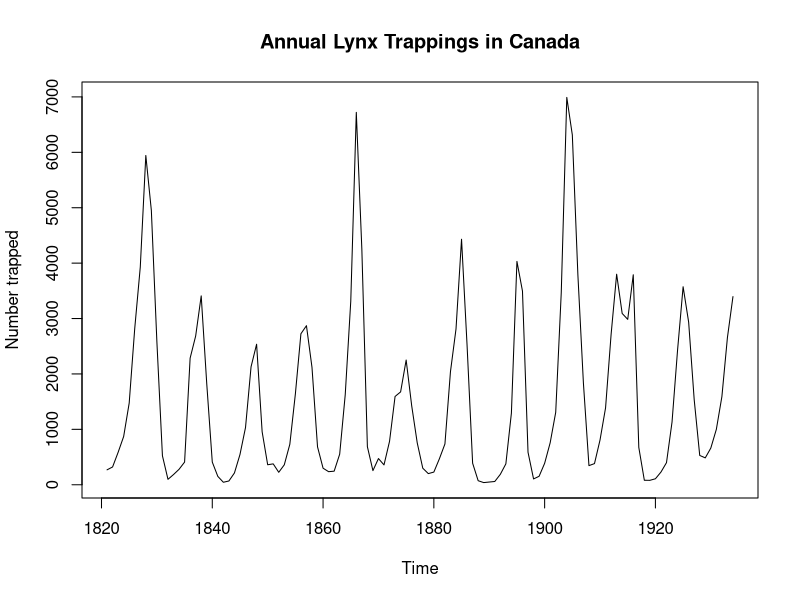
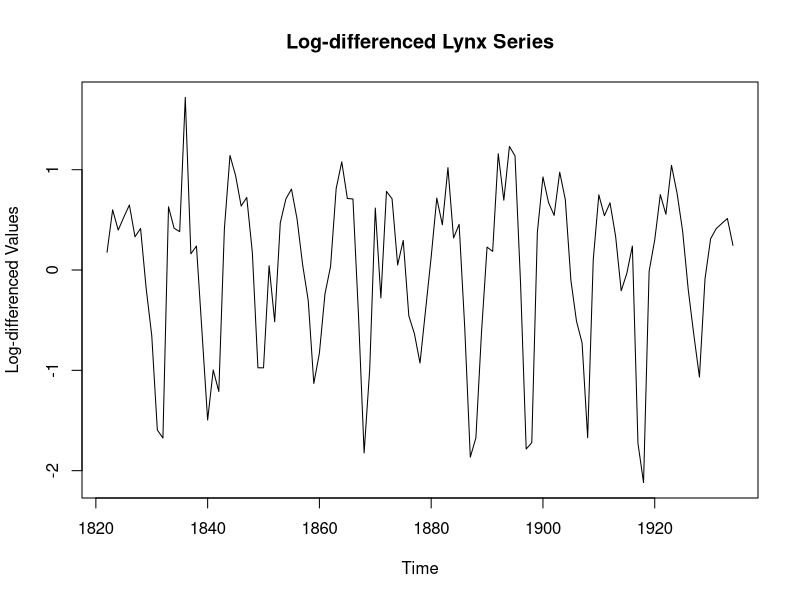
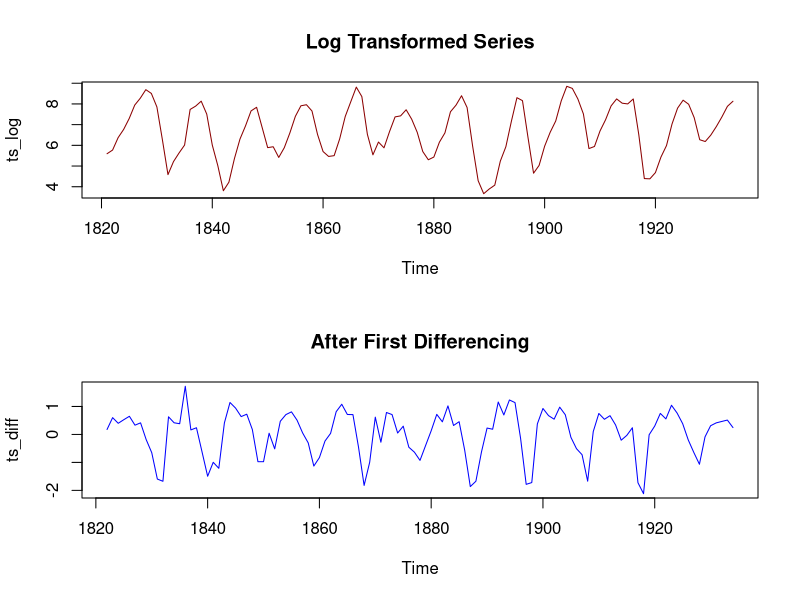
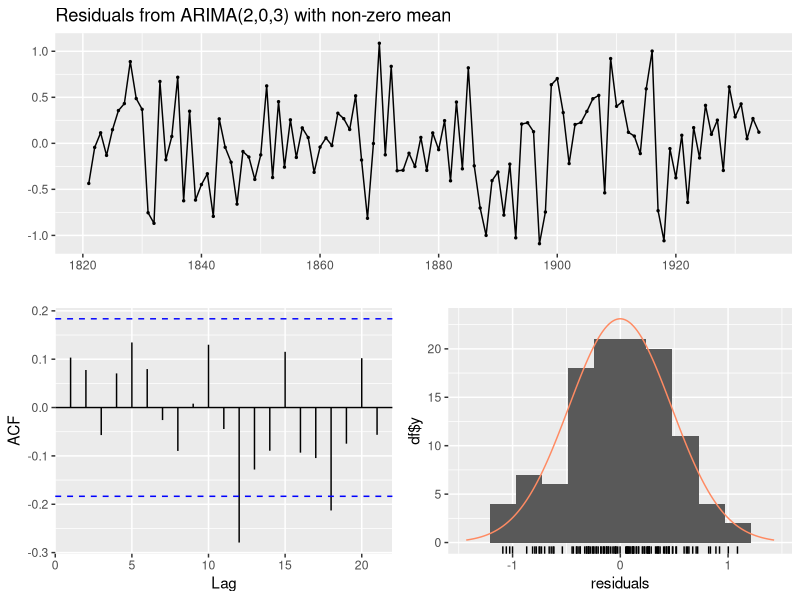
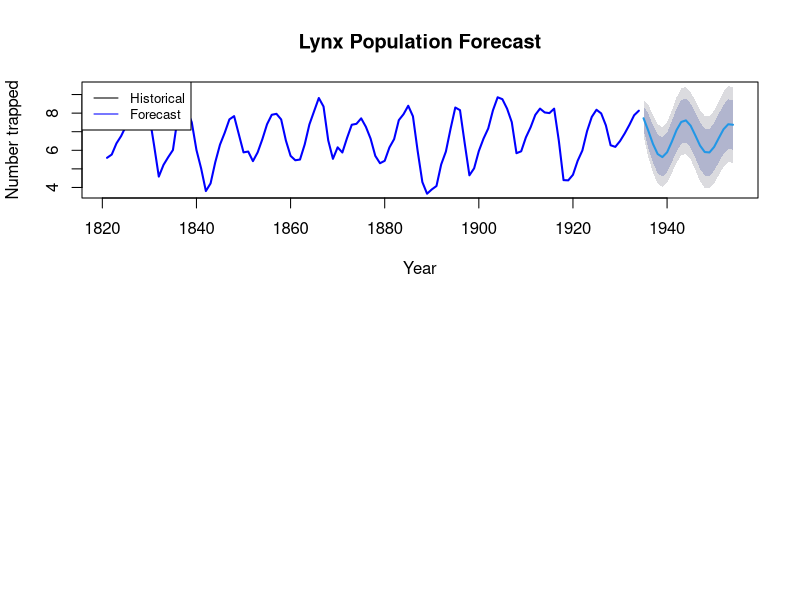

Write R code to recreate these figures, in order.
## ---- chunk 1
knitr::opts_chunk$set(message = FALSE, warning = FALSE)
library(forecast)
library(tseries)
## ---- chunk 2
data("lynx")
ts_data <- lynx
cat("Start:", start(ts_data), "\n")
cat("End:", end(ts_data), "\n")
cat("Frequency:", frequency(ts_data), "\n")
cat("Min:", min(ts_data), "Max:", max(ts_data), "\n")
plot(ts_data, main = "Annual Lynx Trappings in Canada", ylab = "Number trapped")
## ---- chunk 3
cat("Missing values:", sum(is.na(ts_data)), "\n")
## ---- chunk 4
adf_test <- adf.test(ts_data)
kpss_test <- kpss.test(ts_data)
adf_test
kpss_test
## ---- chunk 5
ts_log <- log(ts_data)

ts_diff <- diff(ts_log, differences = 1)

adf_diff <- adf.test(ts_diff)
adf_diff
kpss_diff <- kpss.test(ts_diff)
kpss_diff

plot(ts_diff, main = "Log-differenced Lynx Series", ylab = "Log-differenced Values")

par(mfrow = c(2,1))
plot(ts_log, main = "Log Transformed Series", col = "darkred")
plot(ts_diff, main = "After First Differencing", col = "blue")
## ---- chunk 6
arima_model <- auto.arima(ts_log, 
                          seasonal = FALSE, 
                          stepwise = FALSE, 
                          approximation = FALSE)

arima_alt <- Arima(ts_log, order = c(2, 1, 1))

print(arima_model)
print(arima_alt)

cat("ARIMA Auto AIC:", arima_model$aic, "\n")
cat("ARIMA Alt AIC:", arima_alt$aic, "\n")

selected_model <- arima_model
## ---- chunk 7
checkresiduals(selected_model)

lb_test <- Box.test(residuals(selected_model), 
                    lag = 12, 
                    type = "Ljung-Box", 
                    fitdf = length(selected_model$coef))

lb_test
## ---- chunk 8
forecast_arima <- forecast(selected_model, h = 20)

plot(forecast_arima,
  main = "Lynx Population Forecast",
  xlab = "Year", ylab = "Number trapped",
  col = "blue", lwd = 2)
lines(ts_data, col = "black", lwd = 1.5)
legend("topleft", legend = c("Historical", "Forecast"),
col = c("black", "blue"), lty = c(1,1), cex = 0.8)
